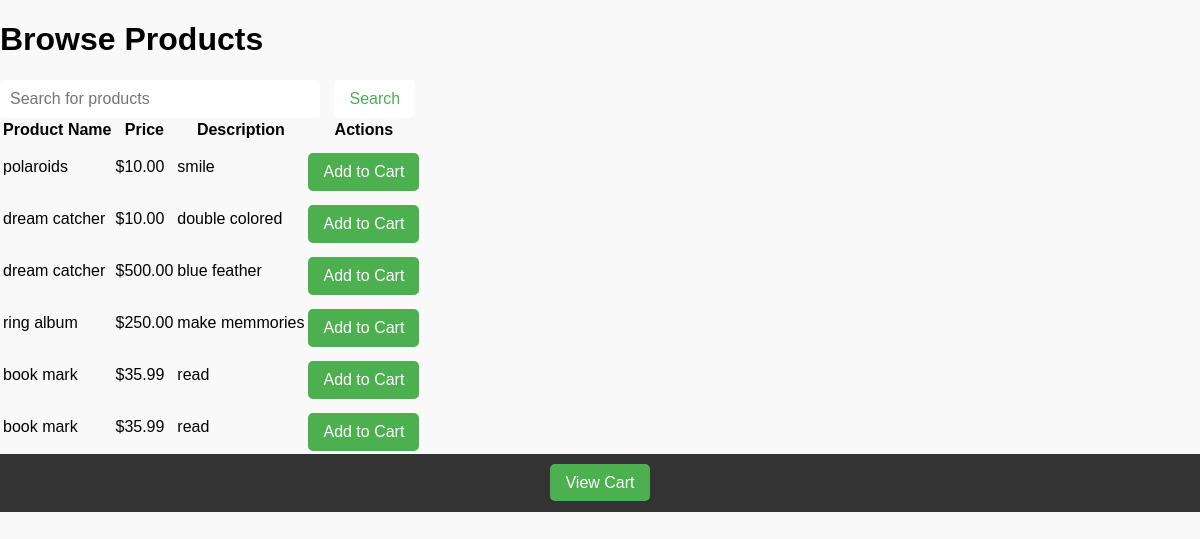
Page /backend/products.php on the committed database.
### tables this page shows
CREATE TABLE `products` (
  `product_id` int(11) NOT NULL,
  `seller_id` int(11) DEFAULT NULL,
  `product_name` varchar(255) NOT NULL,
  `price` decimal(10,2) NOT NULL,
  `description` text DEFAULT NULL,
  `image_url` varchar(255) DEFAULT NULL,
  `category_id` int(11) DEFAULT NULL,
  `created_at` timestamp NOT NULL DEFAULT current_timestamp(),
  `approved` tinyint(1) DEFAULT 0
);

### backend/products.php (the view, shortened to what this page needs)
<?php
include 'db_connection.php';
$search_query = "";
if (isset($_GET['search'])) {
    $search_query = $_GET['search'];
    $sql = "SELECT * FROM products WHERE product_name LIKE ?";
    $stmt = $conn->prepare($sql);
    $search_term = '%' . $search_query . '%';
    $stmt->bind_param("s", $search_term);
} else {
    $sql = "SELECT * FROM products";
    $stmt = $conn->prepare($sql);
}
$stmt->execute();
$result = $stmt->get_result();
?>
<!DOCTYPE html>
<html lang="en">
<head>
    <link rel="stylesheet" href="../assets/css/products.css">
</head>
<body>
    <div class="container">
        <header>
            <h1>Browse Products</h1>
            <form action="products.php" method="GET" class="search-form">
                <input type="text" name="search" placeholder="Search for products" value="<?= htmlspecialchars($search_query) ?>">
                <input type="submit" value="Search" class="search-button">
            </form>
        </header>
        <table class="product-table">
            <thead>
                <tr>
                    <th>Product Name</th>
                    <th>Price</th>
                    <th>Description</th>
                    <th>Actions</th>
                </tr>
            </thead>
            <tbody>
                <?php while ($product = $result->fetch_assoc()): ?>
                    <tr>
                        <td><?= htmlspecialchars($product['product_name']) ?></td>
                        <td>$<?= number_format($product['price'], 2) ?></td>
                        <td><?= htmlspecialchars($product['description']) ?></td>
                        <td><a href="add_to_cart.php?id=<?= $product['product_id'] ?>" class="add-to-cart-btn">Add to Cart</a></td>
                    </tr>
                <?php endwhile; ?>
            </tbody>
        </table>
        <footer>
            <a href="cart.php" class="view-cart-btn">View Cart</a>
        </footer>
    </div>
</body>
</html>

### assets/css/products.css (style rules this page uses)
body { margin: 0; padding: 0; font-family: Arial, sans-serif; background-color: #f9f9f9; }
.search-form { margin-top: 20px; }
.search-form input[type="text"] { padding: 10px; border: none; border-radius: 5px; width: 300px; font-size: 1rem; }
.search-button { padding: 10px 15px; border: none; border-radius: 5px; background-color: #ffffff; color: #4CAF50; cursor: pointer; font-size: 1rem; margin-left: 10px; }
.add-to-cart-btn { display: inline-block; padding: 10px 15px; background-color: #4CAF50; color: white; text-decoration: none; border-radius: 5px; transition: background-color 0.3s; font-size: 1rem; margin-top: 10px; }
footer { text-align: center; padding: 20px 0; background-color: #333; color: white; }
.view-cart-btn { padding: 10px 15px; background-color: #4CAF50; color: white; text-decoration: none; border-radius: 5px; transition: background-color 0.3s; }

### rows in the picture
products: product_name "polaroids", price "10.00", description "smile"
products: product_name "dream catcher", price "10.00", description "double colored"
products: product_name "dream catcher", price "500.00", description "blue feather"
products: product_name "ring album", price "250.00", description "make memmories"
products: product_name "book mark", price "35.99", description "read"
products: product_name "book mark", price "35.99", description "read"
